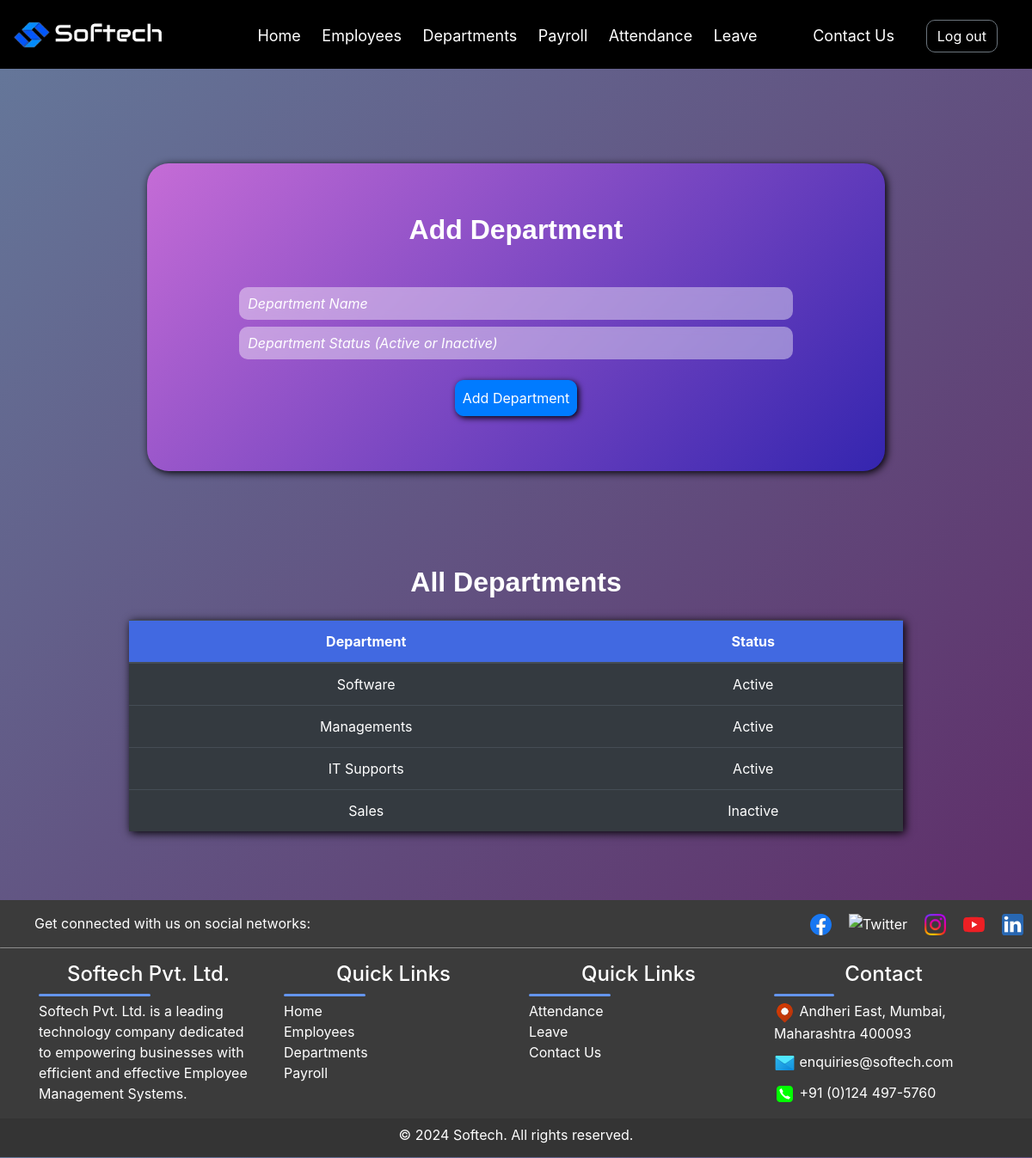
Screenshot of /department with the database file from the repository.
### app/models.py (models this page shows)
class Departments(models.Model):
      department_name = models.CharField(max_length=100, primary_key=True)
      department_status = models.CharField(max_length=100)

### app/views.py (the view, shortened to what this page needs)
# urls.py: path('department', views.department_page,name="department"),
def department_page(request):
    departments=Departments.objects.all()
    form=DepartmentForm()
    context = {'form':form,'department':departments}
    return render(request, 'app/departments.html', context)

### app/forms.py
class DepartmentForm(forms.ModelForm):
    class Meta:
        model=Departments
        fields={'department_name','department_status'}
        widgets = {
                'department_name': forms.TextInput(attrs={
                    'id': 'newDept',
                    'type': 'text',
                    'placeholder': 'Department Name',
                    'class': 'form-control mb-2 w-75 mx-auto'
                }),
                'department_status': forms.TextInput(attrs={
                    'id': 'deptStatus',
                    'type': 'text',
                    'placeholder': 'Department Status (Active or Inactive)',
                    'class': 'form-control mb-2 w-75 mx-auto'
                }),
            }

### app/templates/app/departments.html (shortened to what this page needs)
{% extends "base_template/base.html" %}
{% load static %}
{% block content %}
            <div class="bg-body py-5 text-center" id="formbackground">
                <h2 class="fs-3 fw-bold text-decoration-underline mb-5">Add Department</h2>
                <form class="form-group" method="POST">
                    {{form.department_name}}
                    {{form.department_status}}
                    <div class="buttons w-75 mx-auto">
                        <div>
                            <div>
                            <button class="btn btn-primary mt-3 p-2 justify-content-center" type="submit" id="addDeptBtn">Add Department</button>
                            </div>
                        </div>
                    </div>
                  </form>
            </div>
            <div class="w-auto mx-auto">
                <h2 class="fs-3 fw-bold text-decoration-underline mb-2 mt-5">All Departments</h2>
                <table class="table table-dark table-hover mt-4 mb-5 text-center w-75">
                   <thead class="fw-bold">
                    <th>Department</th>
                    <th>Status</th>
                   </thead>
                   <tbody id="DeptTable">
                    {% for d in department %}
                      <tr>
                        <td>{{d.department_name}}</td>
                        <td>{{d.department_status}}</td>
                      </tr>
                      {% endfor %}
                   </tbody>
                </table>
             </div>
        {% endblock content %}

### app/static/app/CSS_files/index.css (style rules this page uses)
body { background-image: url("https://images.pexels.com/photos/7078666/pexels-photo-7078666.jpeg?auto=compress&cs=tinysrgb&w=1260&h=750&dpr=1"); background-size: cover; }
button { margin: 20px 0; border-radius: 10px !important; }
::placeholder { color: white !important; }

### app/static/app/CSS_files/style.css (style rules this page uses)
body { background: linear-gradient(135deg, #647095 0%, #5e2563 100%); color: white !important; margin: 0 !important; padding: 0 !important; overflow-x: hidden; }
.bg-body { background-color: rebeccapurple !important; }
h2 { font-family: Helvetica; text-align: center; }
table thead { color: white; font-weight: bold; background-color: royalblue; margin: auto; padding: auto; }
table { margin: auto !important; box-shadow: 2px 2px 10px black; }
input, textarea { background-color: rgba(255, 255, 255, 0.416) !important; background-blend-mode: overlay !important; backdrop-filter: blur(5px) !important; color: white !important; border: none !important; border-radius: 10px !important; padding: 10px !important; transition: background-color 0.3s ease-in-out !important; }
::placeholder { color: rgba(0, 0, 0, 0.744) !important; font-style: italic; }
h2 { margin: 10px 0px !important; font-weight: bold !important; text-align: center !important; }
button { margin: 20px 0; border-radius: 10px !important; transition: background-color 0.3s ease-in-out !important; box-shadow: 2px 2px 7px black; }
table tr td { color: white; }
@media screen and (min-width: 768px) { .table { width: 100% !important; } }
#formbackground { background: linear-gradient(135deg, #c56cd6 0%, #3425af 100%); border-radius: 25px; margin: 110px 171px; transition: transform 0.3s ease; box-shadow: 2px 2px 10px black; }

### app/static/app/CSS_files/signup.css (style rules this page uses)
body { background-image: url("https://images.pexels.com/photos/7078666/pexels-photo-7078666.jpeg?auto=compress&cs=tinysrgb&w=1260&h=750&dpr=1"); background-size: cover; }
button { margin: 20px 0; border-radius: 10px !important; }
::placeholder { color: white !important; }

### app/static/app/CSS_files/login.css (style rules this page uses)
body { background-image: url("https://images.pexels.com/photos/7078666/pexels-photo-7078666.jpeg?auto=compress&cs=tinysrgb&w=1260&h=750&dpr=1"); background-size: cover; }
button { margin: 20px 0; border-radius: 10px !important; }
::placeholder { color: white !important; }

### rows the page displays
Departments: department_name "Software", department_status "Active"
Departments: department_name "Managements", department_status "Active"
Departments: department_name "IT Supports", department_status "Active"
Departments: department_name "Sales", department_status "Inactive"
